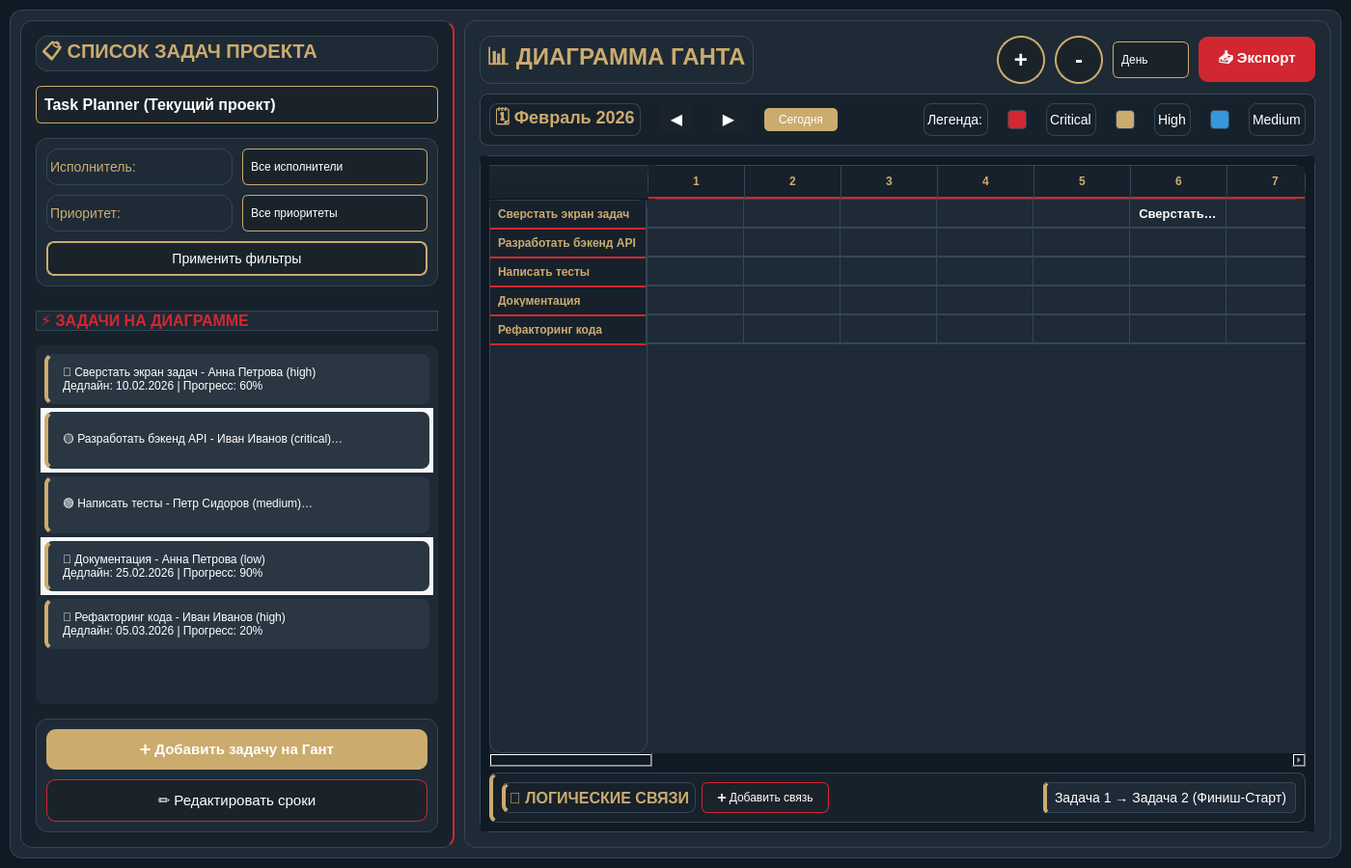
<?xml version="1.0" encoding="UTF-8"?>
<ui version="4.0">
 <class>GanttChartWidget</class>
 <widget class="QWidget" name="GanttChartWidget">
  <property name="geometry">
   <rect>
    <x>0</x>
    <y>0</y>
    <width>1400</width>
    <height>900</height>
   </rect>
  </property>
  <property name="windowTitle">
   <string>Диаграмма Ганта</string>
  </property>
  <property name="styleSheet">
   <string notr="true">
    /* Основные цвета */
    QWidget {
        background-color: #0F1A24;
        color: #FFFFFF;
        font-family: 'Segoe UI', Arial, sans-serif;
    }

    /* Красные кнопки (основные действия) */
    QPushButton#primaryButton, QPushButton.btn-primary {
        background-color: #D22730;
        color: white;
        border-radius: 10px;
        font-weight: bold;
        font-size: 16px;
        border: none;
        padding: 10px 20px;
    }
    QPushButton#primaryButton:hover, QPushButton.btn-primary:hover {
        background-color: #862633;
    }
    QPushButton#primaryButton:pressed, QPushButton.btn-primary:pressed {
        background-color: #6a1e29;
    }

    /* Золотые кнопки (второстепенные действия) */
    QPushButton#goldButton, QPushButton.btn-gold {
        background-color: #ccab6e;
        color: white;
        border-radius: 10px;
        font-weight: bold;
        font-size: 16px;
        border: none;
        padding: 10px 20px;
    }
    QPushButton#goldButton:hover, QPushButton.btn-gold:hover {
        background-color: #998664;
    }
    QPushButton#goldButton:pressed, QPushButton.btn-gold:pressed {
        background-color: #7a6a50;
    }

    /* Серые кнопки (навигация, фильтры) */
    QPushButton#grayButton, QPushButton.btn-gray {
        background-color: #1B232A;
        color: white;
        border: none;
        border-radius: 10px;
        padding: 8px 16px;
        font-size: 14px;
        font-weight: bold;
    }
    QPushButton#grayButton:hover, QPushButton.btn-gray:hover {
        background-color: #D9D9D6;
        color: black;
    }
    QPushButton#grayButton:pressed, QPushButton.btn-gray:pressed {
        background-color: #B8B8B5;
    }

    /* Панели и контейнеры */
    QFrame {
        background-color: #1E2A36;
        border-radius: 12px;
        border: 1px solid #334756;
    }

    QFrame#sidebarFrame {
        background-color: #17212B;
        border-right: 2px solid #D22730;
    }

    /* Заголовки */
    QLabel.header-label {
        font-size: 24px;
        font-weight: bold;
        color: #ccab6e;
        padding: 10px;
    }

    QLabel.section-title {
        font-size: 18px;
        font-weight: bold;
        color: #FFFFFF;
        padding: 5px;
    }

    /* Список задач в сайдбаре */
    QListWidget {
        background-color: #1E2A36;
        border: none;
        border-radius: 8px;
        padding: 5px;
        outline: none;
    }

    QListWidget::item {
        background-color: #2A3743;
        border-radius: 8px;
        padding: 12px;
        margin: 4px;
        border-left: 4px solid #ccab6e;
    }

    QListWidget::item:selected {
        background-color: #D22730;
        border-left: 4px solid #FFFFFF;
    }

    QListWidget::item:hover {
        background-color: #3E4E5D;
    }

    /* Таблица для диаграммы Ганта */
    QTableWidget {
        background-color: #1E2A36;
        border: none;
        gridline-color: #334756;
    }

    QTableWidget::item {
        padding: 5px;
        border-bottom: 1px solid #334756;
    }

    QHeaderView::section {
        background-color: #17212B;
        color: #ccab6e;
        font-weight: bold;
        padding: 8px;
        border: none;
        border-right: 1px solid #334756;
        border-bottom: 2px solid #D22730;
    }

    /* Комбобоксы и спинбоксы */
    QComboBox, QDateEdit, QSpinBox {
        background-color: #1B232A;
        color: white;
        border: 1px solid #ccab6e;
        border-radius: 6px;
        padding: 8px;
        min-height: 20px;
    }

    QComboBox:hover, QDateEdit:hover, QSpinBox:hover {
        border: 1px solid #D22730;
    }

    QComboBox::drop-down {
        border: none;
    }

    QComboBox::down-arrow {
        image: url(:/icons/down_arrow.png);
        width: 12px;
        height: 12px;
    }

    /* Скроллбары */
    QScrollBar:vertical {
        background-color: #1E2A36;
        width: 12px;
        border-radius: 6px;
    }

    QScrollBar::handle:vertical {
        background-color: #ccab6e;
        border-radius: 6px;
        min-height: 30px;
    }

    QScrollBar::handle:vertical:hover {
        background-color: #D22730;
    }

    QScrollBar::add-line:vertical, QScrollBar::sub-line:vertical {
        height: 0px;
    }

    /* Линии связи на диаграмме */
    .dependency-line {
        color: #ccab6e;
        border: 2px dashed #ccab6e;
    }

    /* Полосы задач */
    .task-bar {
        border-radius: 6px;
        font-weight: bold;
    }

    .task-bar-critical {
        background-color: #D22730;
        border-left: 4px solid #FFFFFF;
    }

    .task-bar-high {
        background-color: #ccab6e;
        border-left: 4px solid #FFFFFF;
    }

    .task-bar-medium {
        background-color: #3498db;
        border-left: 4px solid #FFFFFF;
    }

    .task-bar-low {
        background-color: #2ecc71;
        border-left: 4px solid #FFFFFF;
    }

    /* Прогресс бар */
    QProgressBar {
        border: 1px solid #334756;
        border-radius: 5px;
        text-align: center;
        color: white;
        font-weight: bold;
    }

    QProgressBar::chunk {
        background-color: #D22730;
        border-radius: 5px;
    }
   </string>
  </property>
  <layout class="QVBoxLayout" name="verticalLayout">
   <property name="spacing">
    <number>10</number>
   </property>
   <property name="leftMargin">
    <number>10</number>
   </property>
   <property name="topMargin">
    <number>10</number>
   </property>
   <property name="rightMargin">
    <number>10</number>
   </property>
   <property name="bottomMargin">
    <number>10</number>
   </property>
   <item>
    <widget class="QFrame" name="mainFrame">
     <property name="frameShape">
      <enum>QFrame::StyledPanel</enum>
     </property>
     <property name="frameShadow">
      <enum>QFrame::Raised</enum>
     </property>
     <layout class="QHBoxLayout" name="horizontalLayout_2">
      <property name="spacing">
       <number>10</number>
      </property>
      <property name="leftMargin">
       <number>10</number>
      </property>
      <property name="topMargin">
       <number>10</number>
      </property>
      <property name="rightMargin">
       <number>10</number>
      </property>
      <property name="bottomMargin">
       <number>10</number>
      </property>
      <item>
       <widget class="QFrame" name="sidebarFrame">
        <property name="minimumSize">
         <size>
          <width>350</width>
          <height>0</height>
         </size>
        </property>
        <property name="maximumSize">
         <size>
          <width>450</width>
          <height>16777215</height>
         </size>
        </property>
        <property name="frameShape">
         <enum>QFrame::StyledPanel</enum>
        </property>
        <property name="frameShadow">
         <enum>QFrame::Raised</enum>
        </property>
        <layout class="QVBoxLayout" name="verticalLayout_2">
         <property name="spacing">
          <number>15</number>
         </property>
         <property name="leftMargin">
          <number>15</number>
         </property>
         <property name="topMargin">
          <number>15</number>
         </property>
         <property name="rightMargin">
          <number>15</number>
         </property>
         <property name="bottomMargin">
          <number>15</number>
         </property>
         <item>
          <widget class="QLabel" name="label_2">
           <property name="text">
            <string>📋 СПИСОК ЗАДАЧ ПРОЕКТА</string>
           </property>
           <property name="styleSheet">
            <string notr="true">font-size: 20px; font-weight: bold; color: #ccab6e;</string>
           </property>
          </widget>
         </item>
         <item>
          <widget class="QComboBox" name="projectComboBox">
           <property name="minimumHeight">
            <number>45</number>
           </property>
           <property name="styleSheet">
            <string notr="true">font-size: 16px; font-weight: bold;</string>
           </property>
           <item>
            <property name="text">
             <string>Task Planner (Текущий проект)</string>
            </property>
           </item>
           <item>
            <property name="text">
             <string>Маркетинговый сайт</string>
            </property>
           </item>
           <item>
            <property name="text">
             <string>Мобильное приложение</string>
            </property>
           </item>
           <item>
            <property name="text">
             <string>CRM система</string>
            </property>
           </item>
          </widget>
         </item>
         <item>
          <widget class="QFrame" name="filterFrame">
           <property name="minimumHeight">
            <size>
             <width>0</width>
             <height>120</height>
            </size>
           </property>
           <property name="frameShape">
            <enum>QFrame::StyledPanel</enum>
           </property>
           <layout class="QGridLayout" name="gridLayout">
            <property name="leftMargin">
             <number>10</number>
            </property>
            <property name="topMargin">
             <number>10</number>
            </property>
            <property name="rightMargin">
             <number>10</number>
            </property>
            <property name="bottomMargin">
             <number>10</number>
            </property>
            <property name="spacing">
             <number>10</number>
            </property>
            <item row="0" column="0">
             <widget class="QLabel" name="label_3">
              <property name="text">
               <string>Исполнитель:</string>
              </property>
              <property name="styleSheet">
               <string notr="true">font-size: 14px; color: #ccab6e;</string>
              </property>
             </widget>
            </item>
            <item row="0" column="1">
             <widget class="QComboBox" name="assigneeFilterCombo">
              <property name="minimumHeight">
               <number>35</number>
              </property>
              <item>
               <property name="text">
                <string>Все исполнители</string>
               </property>
              </item>
              <item>
               <property name="text">
                <string>Иванов Иван</string>
               </property>
              </item>
              <item>
               <property name="text">
                <string>Петрова Анна</string>
               </property>
              </item>
              <item>
               <property name="text">
                <string>Сидоров Петр</string>
               </property>
              </item>
             </widget>
            </item>
            <item row="1" column="0">
             <widget class="QLabel" name="label_4">
              <property name="text">
               <string>Приоритет:</string>
              </property>
              <property name="styleSheet">
               <string notr="true">font-size: 14px; color: #ccab6e;</string>
              </property>
             </widget>
            </item>
            <item row="1" column="1">
             <widget class="QComboBox" name="priorityFilterCombo">
              <property name="minimumHeight">
               <number>35</number>
              </property>
              <item>
               <property name="text">
                <string>Все приоритеты</string>
               </property>
              </item>
              <item>
               <property name="text">
                <string>Critical</string>
               </property>
              </item>
              <item>
               <property name="text">
                <string>High</string>
               </property>
              </item>
              <item>
               <property name="text">
                <string>Medium</string>
               </property>
              </item>
              <item>
               <property name="text">
                <string>Low</string>
               </property>
              </item>
             </widget>
            </item>
            <item row="2" column="0" colspan="2">
             <widget class="QPushButton" name="applyFilterBtn">
              <property name="text">
               <string>Применить фильтры</string>
              </property>
              <property name="styleSheet">
               <string notr="true">background-color: #1B232A; color: white; border: 2px solid #ccab6e; border-radius: 8px; font-size: 14px; padding: 8px;</string>
              </property>
              <property name="cursor">
               <cursorShape>PointingHandCursor</cursorShape>
              </property>
             </widget>
            </item>
           </layout>
          </widget>
         </item>
         <item>
          <widget class="QLabel" name="label_5">
           <property name="text">
            <string>⚡ ЗАДАЧИ НА ДИАГРАММЕ</string>
           </property>
           <property name="styleSheet">
            <string notr="true">font-size: 16px; font-weight: bold; color: #D22730; margin-top: 10px;</string>
           </property>
          </widget>
         </item>
         <item>
          <widget class="QListWidget" name="taskListWidget">
           <property name="minimumHeight">
            <number>350</number>
           </property>
           <property name="dragEnabled">
            <bool>true</bool>
           </property>
           <property name="dragDropMode">
            <enum>QAbstractItemView::InternalMove</enum>
           </property>
           <property name="defaultDropAction">
            <enum>Qt::MoveAction</enum>
           </property>
           <property name="alternatingRowColors">
            <bool>true</bool>
           </property>
           <property name="selectionBehavior">
            <enum>QAbstractItemView::SelectRows</enum>
           </property>
           <property name="iconSize">
            <size>
             <width>24</width>
             <height>24</height>
            </size>
           </property>
           <property name="textElideMode">
            <enum>Qt::ElideRight</enum>
           </property>
           <item>
            <property name="text">
             <string>🔴 Сверстать экран задач - Анна Петрова (high)
Дедлайн: 10.02.2026 | Прогресс: 60%</string>
            </property>
           </item>
           <item>
            <property name="text">
             <string>🟡 Разработать бэкенд API - Иван Иванов (critical)
Дедлайн: 15.02.2026 | Прогресс: 30%</string>
            </property>
           </item>
           <item>
            <property name="text">
             <string>🟢 Написать тесты - Петр Сидоров (medium)
Дедлайн: 20.02.2026 | Прогресс: 0%</string>
            </property>
           </item>
           <item>
            <property name="text">
             <string>🔵 Документация - Анна Петрова (low)
Дедлайн: 25.02.2026 | Прогресс: 90%</string>
            </property>
           </item>
           <item>
            <property name="text">
             <string>🔴 Рефакторинг кода - Иван Иванов (high)
Дедлайн: 05.03.2026 | Прогресс: 20%</string>
            </property>
           </item>
          </widget>
         </item>
         <item>
          <widget class="QFrame" name="actionsFrame">
           <property name="minimumHeight">
            <size>
             <width>0</width>
             <height>100</height>
            </size>
           </property>
           <layout class="QVBoxLayout" name="verticalLayout_3">
            <property name="spacing">
             <number>10</number>
            </property>
            <property name="leftMargin">
             <number>10</number>
            </property>
            <property name="topMargin">
             <number>10</number>
            </property>
            <property name="rightMargin">
             <number>10</number>
            </property>
            <property name="bottomMargin">
             <number>10</number>
            </property>
            <item>
             <widget class="QPushButton" name="addTaskBtn">
              <property name="text">
               <string>➕ Добавить задачу на Гант</string>
              </property>
              <property name="styleSheet">
               <string notr="true">background-color: #ccab6e; color: white; font-size: 15px; font-weight: bold; padding: 12px; border-radius: 10px;</string>
              </property>
              <property name="cursor">
               <cursorShape>PointingHandCursor</cursorShape>
              </property>
             </widget>
            </item>
            <item>
             <widget class="QPushButton" name="editTaskBtn">
              <property name="text">
               <string>✏️ Редактировать сроки</string>
              </property>
              <property name="styleSheet">
               <string notr="true">background-color: #1B232A; color: white; border: 1px solid #D22730; font-size: 15px; padding: 12px; border-radius: 10px;</string>
              </property>
              <property name="cursor">
               <cursorShape>PointingHandCursor</cursorShape>
              </property>
             </widget>
            </item>
           </layout>
          </widget>
         </item>
        </layout>
       </widget>
      </item>
      <item>
       <widget class="QFrame" name="ganttFrame">
        <property name="frameShape">
         <enum>QFrame::StyledPanel</enum>
        </property>
        <property name="frameShadow">
         <enum>QFrame::Raised</enum>
        </property>
        <layout class="QVBoxLayout" name="verticalLayout_4">
         <property name="spacing">
          <number>10</number>
         </property>
         <property name="leftMargin">
          <number>15</number>
         </property>
         <property name="topMargin">
          <number>15</number>
         </property>
         <property name="rightMargin">
          <number>15</number>
         </property>
         <property name="bottomMargin">
          <number>15</number>
         </property>
         <item>
          <layout class="QHBoxLayout" name="horizontalLayout">
           <item>
            <widget class="QLabel" name="label">
             <property name="text">
              <string>📊 ДИАГРАММА ГАНТА</string>
             </property>
             <property name="styleSheet">
              <string notr="true">font-size: 24px; font-weight: bold; color: #ccab6e;</string>
             </property>
            </widget>
           </item>
           <item>
            <spacer name="horizontalSpacer">
             <property name="orientation">
              <enum>Qt::Horizontal</enum>
             </property>
             <property name="sizeHint" stdset="0">
              <size>
               <width>40</width>
               <height>20</height>
              </size>
             </property>
            </spacer>
           </item>
           <item>
            <widget class="QPushButton" name="zoomInBtn">
             <property name="minimumSize">
              <size>
               <width>50</width>
               <height>50</height>
              </size>
             </property>
             <property name="maximumSize">
              <size>
               <width>50</width>
               <height>50</height>
              </size>
             </property>
             <property name="text">
              <string>+</string>
             </property>
             <property name="styleSheet">
              <string notr="true">background-color: #1B232A; color: white; font-size: 24px; font-weight: bold; border-radius: 25px; border: 2px solid #ccab6e;</string>
             </property>
             <property name="cursor">
              <cursorShape>PointingHandCursor</cursorShape>
             </property>
            </widget>
           </item>
           <item>
            <widget class="QPushButton" name="zoomOutBtn">
             <property name="minimumSize">
              <size>
               <width>50</width>
               <height>50</height>
              </size>
             </property>
             <property name="maximumSize">
              <size>
               <width>50</width>
               <height>50</height>
              </size>
             </property>
             <property name="text">
              <string>-</string>
             </property>
             <property name="styleSheet">
              <string notr="true">background-color: #1B232A; color: white; font-size: 24px; font-weight: bold; border-radius: 25px; border: 2px solid #ccab6e;</string>
             </property>
             <property name="cursor">
              <cursorShape>PointingHandCursor</cursorShape>
             </property>
            </widget>
           </item>
           <item>
            <widget class="QComboBox" name="scaleCombo">
             <property name="minimumWidth">
              <number>120</number>
             </property>
             <property name="minimumHeight">
              <number>40</number>
             </property>
             <item>
              <property name="text">
               <string>День</string>
              </property>
             </item>
             <item>
              <property name="text">
               <string>Неделя</string>
              </property>
             </item>
             <item>
              <property name="text">
               <string>Месяц</string>
              </property>
             </item>
            </widget>
           </item>
           <item>
            <widget class="QPushButton" name="exportBtn">
             <property name="text">
              <string>📥 Экспорт</string>
             </property>
             <property name="styleSheet">
              <string notr="true">background-color: #D22730; color: white; font-size: 15px; font-weight: bold; padding: 10px 20px; border-radius: 10px;</string>
             </property>
             <property name="cursor">
              <cursorShape>PointingHandCursor</cursorShape>
             </property>
            </widget>
           </item>
          </layout>
         </item>
         <item>
          <widget class="QFrame" name="timelineFrame">
           <property name="minimumHeight">
            <size>
             <width>0</width>
             <height>80</height>
            </size>
           </property>
           <property name="styleSheet">
            <string notr="true">background-color: #17212B; border-radius: 8px;</string>
           </property>
           <layout class="QHBoxLayout" name="horizontalLayout_3">
            <property name="spacing">
             <number>20</number>
            </property>
            <item>
             <widget class="QLabel" name="label_6">
              <property name="text">
               <string>🗓️ Февраль 2026</string>
              </property>
              <property name="styleSheet">
               <string notr="true">font-size: 18px; font-weight: bold; color: #ccab6e;</string>
              </property>
             </widget>
            </item>
            <item>
             <widget class="QPushButton" name="prevPeriodBtn">
              <property name="text">
               <string>◀</string>
              </property>
              <property name="styleSheet">
               <string notr="true">background-color: #1B232A; border-radius: 5px; padding: 5px 10px; font-size: 16px;</string>
              </property>
             </widget>
            </item>
            <item>
             <widget class="QPushButton" name="nextPeriodBtn">
              <property name="text">
               <string>▶</string>
              </property>
              <property name="styleSheet">
               <string notr="true">background-color: #1B232A; border-radius: 5px; padding: 5px 10px; font-size: 16px;</string>
              </property>
             </widget>
            </item>
            <item>
             <widget class="QPushButton" name="todayBtn">
              <property name="text">
               <string>Сегодня</string>
              </property>
              <property name="styleSheet">
               <string notr="true">background-color: #ccab6e; border-radius: 5px; padding: 5px 15px;</string>
              </property>
             </widget>
            </item>
            <item>
             <spacer name="horizontalSpacer_2">
              <property name="orientation">
               <enum>Qt::Horizontal</enum>
              </property>
              <property name="sizeHint" stdset="0">
               <size>
                <width>40</width>
                <height>20</height>
               </size>
              </property>
             </spacer>
            </item>
            <item>
             <widget class="QLabel" name="label_7">
              <property name="text">
               <string>Легенда:</string>
              </property>
              <property name="styleSheet">
               <string notr="true">font-size: 14px; color: white;</string>
              </property>
             </widget>
            </item>
            <item>
             <widget class="QFrame" name="legendCritical">
              <property name="minimumSize">
               <size>
                <width>20</width>
                <height>20</height>
               </size>
              </property>
              <property name="maximumSize">
               <size>
                <width>20</width>
                <height>20</height>
               </size>
              </property>
              <property name="styleSheet">
               <string notr="true">background-color: #D22730; border-radius: 4px;</string>
              </property>
             </widget>
            </item>
            <item>
             <widget class="QLabel" name="label_8">
              <property name="text">
               <string>Critical</string>
              </property>
              <property name="styleSheet">
               <string notr="true">font-size: 14px; color: white;</string>
              </property>
             </widget>
            </item>
            <item>
             <widget class="QFrame" name="legendHigh">
              <property name="minimumSize">
               <size>
                <width>20</width>
                <height>20</height>
               </size>
              </property>
              <property name="maximumSize">
               <size>
                <width>20</width>
                <height>20</height>
               </size>
              </property>
              <property name="styleSheet">
               <string notr="true">background-color: #ccab6e; border-radius: 4px;</string>
              </property>
             </widget>
            </item>
            <item>
             <widget class="QLabel" name="label_9">
              <property name="text">
               <string>High</string>
              </property>
              <property name="styleSheet">
               <string notr="true">font-size: 14px; color: white;</string>
              </property>
             </widget>
            </item>
            <item>
             <widget class="QFrame" name="legendMedium">
              <property name="minimumSize">
               <size>
                <width>20</width>
                <height>20</height>
               </size>
              </property>
              <property name="maximumSize">
               <size>
                <width>20</width>
                <height>20</height>
               </size>
              </property>
              <property name="styleSheet">
               <string notr="true">background-color: #3498db; border-radius: 4px;</string>
              </property>
             </widget>
            </item>
            <item>
             <widget class="QLabel" name="label_10">
              <property name="text">
               <string>Medium</string>
              </property>
              <property name="styleSheet">
               <string notr="true">font-size: 14px; color: white;</string>
              </property>
             </widget>
            </item>
           </layout>
          </widget>
         </item>
         <item>
          <widget class="QScrollArea" name="ganttScrollArea">
           <property name="frameShape">
            <enum>QFrame::NoFrame</enum>
           </property>
           <property name="widgetResizable">
            <bool>true</bool>
           </property>
           <widget class="QWidget" name="ganttContent">
            <property name="geometry">
             <rect>
              <x>0</x>
              <y>0</y>
              <width>798</width>
              <height>450</height>
             </rect>
            </property>
            <layout class="QVBoxLayout" name="verticalLayout_5">
             <item>
              <widget class="QTableWidget" name="ganttTable">
               <property name="minimumHeight">
                <number>400</number>
               </property>
               <property name="styleSheet">
                <string notr="true">QTableWidget { gridline-color: #334756; }</string>
               </property>
               <property name="rowCount">
                <number>5</number>
               </property>
               <property name="columnCount">
                <number>30</number>
               </property>
               <attribute name="horizontalHeaderVisible">
                <bool>true</bool>
               </attribute>
               <attribute name="verticalHeaderVisible">
                <bool>true</bool>
               </attribute>
               <row>
                <property name="text">
                 <string>Сверстать экран задач</string>
                </property>
               </row>
               <row>
                <property name="text">
                 <string>Разработать бэкенд API</string>
                </property>
               </row>
               <row>
                <property name="text">
                 <string>Написать тесты</string>
                </property>
               </row>
               <row>
                <property name="text">
                 <string>Документация</string>
                </property>
               </row>
               <row>
                <property name="text">
                 <string>Рефакторинг кода</string>
                </property>
               </row>
               <column>
                <property name="text">
                 <string>1</string>
                </property>
               </column>
               <column>
                <property name="text">
                 <string>2</string>
                </property>
               </column>
               <column>
                <property name="text">
                 <string>3</string>
                </property>
               </column>
               <column>
                <property name="text">
                 <string>4</string>
                </property>
               </column>
               <column>
                <property name="text">
                 <string>5</string>
                </property>
               </column>
               <column>
                <property name="text">
                 <string>6</string>
                </property>
               </column>
               <column>
                <property name="text">
                 <string>7</string>
                </property>
               </column>
               <column>
                <property name="text">
                 <string>8</string>
                </property>
               </column>
               <column>
                <property name="text">
                 <string>9</string>
                </property>
               </column>
               <column>
                <property name="text">
                 <string>10</string>
                </property>
               </column>
               <column>
                <property name="text">
                 <string>11</string>
                </property>
               </column>
               <column>
                <property name="text">
                 <string>12</string>
                </property>
               </column>
               <column>
                <property name="text">
                 <string>13</string>
                </property>
               </column>
               <column>
                <property name="text">
                 <string>14</string>
                </property>
               </column>
               <column>
                <property name="text">
                 <string>15</string>
                </property>
               </column>
               <column>
                <property name="text">
                 <string>16</string>
                </property>
               </column>
               <column>
                <property name="text">
                 <string>17</string>
                </property>
               </column>
               <column>
                <property name="text">
                 <string>18</string>
                </property>
               </column>
               <column>
                <property name="text">
                 <string>19</string>
                </property>
               </column>
               <column>
                <property name="text">
                 <string>20</string>
                </property>
               </column>
               <column>
                <property name="text">
                 <string>21</string>
                </property>
               </column>
               <column>
                <property name="text">
                 <string>22</string>
                </property>
               </column>
               <column>
                <property name="text">
                 <string>23</string>
                </property>
               </column>
               <column>
                <property name="text">
                 <string>24</string>
                </property>
               </column>
               <column>
                <property name="text">
                 <string>25</string>
                </property>
               </column>
               <column>
                <property name="text">
                 <string>26</string>
                </property>
               </column>
               <column>
                <property name="text">
                 <string>27</string>
                </property>
               </column>
               <column>
                <property name="text">
                 <string>28</string>
                </property>
               </column>
               <column>
                <property name="text">
                 <string>29</string>
                </property>
               </column>
               <column>
                <property name="text">
                 <string>30</string>
                </property>
               </column>
               <column>
                <property name="text">
                 <string>31</string>
                </property>
               </column>
               <item row="0" column="5" colspan="8">
                <property name="text">
                 <string>Сверстать экран задач</string>
                </property>
                <property name="background">
                 <color>
                  <red>210</red>
                  <green>39</green>
                  <blue>48</blue>
                 </color>
                </property>
                <property name="foreground">
                 <color>
                  <red>255</red>
                  <green>255</green>
                  <blue>255</blue>
                 </color>
                </property>
                <property name="textAlignment">
                 <set>AlignCenter</set>
                </property>
                <property name="font">
                 <font>
                  <pointsize>10</pointsize>
                  <weight>75</weight>
                  <bold>true</bold>
                 </font>
                </property>
               </item>
               <item row="1" column="7" colspan="10">
                <property name="text">
                 <string>Разработать бэкенд API</string>
                </property>
                <property name="background">
                 <color>
                  <red>204</red>
                  <green>171</green>
                  <blue>110</blue>
                 </color>
                </property>
                <property name="foreground">
                 <color>
                  <red>255</red>
                  <green>255</green>
                  <blue>255</blue>
                 </color>
                </property>
                <property name="textAlignment">
                 <set>AlignCenter</set>
                </property>
                <property name="font">
                 <font>
                  <pointsize>10</pointsize>
                  <weight>75</weight>
                  <bold>true</bold>
                 </font>
                </property>
               </item>
               <item row="2" column="15" colspan="8">
                <property name="text">
                 <string>Написать тесты</string>
                </property>
                <property name="background">
                 <color>
                  <red>52</red>
                  <green>152</green>
                  <blue>219</blue>
                 </color>
                </property>
                <property name="foreground">
                 <color>
                  <red>255</red>
                  <green>255</green>
                  <blue>255</blue>
                 </color>
                </property>
                <property name="textAlignment">
                 <set>AlignCenter</set>
                </property>
                <property name="font">
                 <font>
                  <pointsize>10</pointsize>
                  <weight>75</weight>
                  <bold>true</bold>
                 </font>
                </property>
               </item>
               <item row="3" column="20" colspan="6">
                <property name="text">
                 <string>Документация</string>
                </property>
                <property name="background">
                 <color>
                  <red>46</red>
                  <green>204</green>
                  <blue>113</blue>
                 </color>
                </property>
                <property name="foreground">
                 <color>
                  <red>255</red>
                  <green>255</green>
                  <blue>255</blue>
                 </color>
                </property>
                <property name="textAlignment">
                 <set>AlignCenter</set>
                </property>
                <property name="font">
                 <font>
                  <pointsize>10</pointsize>
                  <weight>75</weight>
                  <bold>true</bold>
                 </font>
                </property>
               </item>
               <item row="4" column="25" colspan="5">
                <property name="text">
                 <string>Рефакторинг кода</string>
                </property>
                <property name="background">
                 <color>
                  <red>210</red>
                  <green>39</green>
                  <blue>48</blue>
                 </color>
                </property>
                <property name="foreground">
                 <color>
                  <red>255</red>
                  <green>255</green>
                  <blue>255</blue>
                 </color>
                </property>
                <property name="textAlignment">
                 <set>AlignCenter</set>
                </property>
                <property name="font">
                 <font>
                  <pointsize>10</pointsize>
                  <weight>75</weight>
                  <bold>true</bold>
                 </font>
                </property>
               </item>
              </widget>
             </item>
             <item>
              <widget class="QFrame" name="dependencyFrame">
               <property name="minimumHeight">
                <size>
                 <width>0</width>
                 <height>80</height>
                </size>
               </property>
               <property name="styleSheet">
                <string notr="true">background-color: #17212B; border-radius: 8px; border-left: 4px solid #ccab6e;</string>
               </property>
               <layout class="QHBoxLayout" name="horizontalLayout_4">
                <item>
                 <widget class="QLabel" name="label_11">
                  <property name="text">
                   <string>🔗 ЛОГИЧЕСКИЕ СВЯЗИ</string>
                  </property>
                  <property name="styleSheet">
                   <string notr="true">font-size: 16px; font-weight: bold; color: #ccab6e;</string>
                  </property>
                 </widget>
                </item>
                <item>
                 <widget class="QPushButton" name="addDependencyBtn">
                  <property name="text">
                   <string>➕ Добавить связь</string>
                  </property>
                  <property name="styleSheet">
                   <string notr="true">background-color: #1B232A; border: 1px solid #D22730; border-radius: 6px; padding: 8px 15px;</string>
                  </property>
                 </widget>
                </item>
                <item>
                 <spacer name="horizontalSpacer_3">
                  <property name="orientation">
                   <enum>Qt::Horizontal</enum>
                  </property>
                  <property name="sizeHint" stdset="0">
                   <size>
                    <width>40</width>
                    <height>20</height>
                   </size>
                  </property>
                 </spacer>
                </item>
                <item>
                 <widget class="QLabel" name="label_12">
                  <property name="text">
                   <string>Задача 1 → Задача 2 (Финиш-Старт)</string>
                  </property>
                  <property name="styleSheet">
                   <string notr="true">font-size: 14px; color: white; padding: 5px; background-color: #1E2A36; border-radius: 4px;</string>
                  </property>
                 </widget>
                </item>
               </layout>
              </widget>
             </item>
            </layout>
           </widget>
          </widget>
         </item>
        </layout>
       </widget>
      </item>
     </layout>
    </widget>
   </item>
  </layout>
 </widget>
 <resources/>
 <connections/>
</ui>
